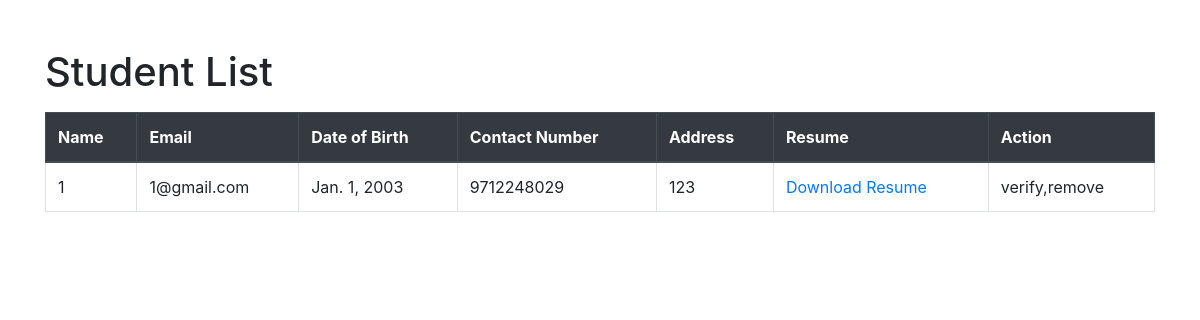
Page /students/ (signed in) on the earlier database version.
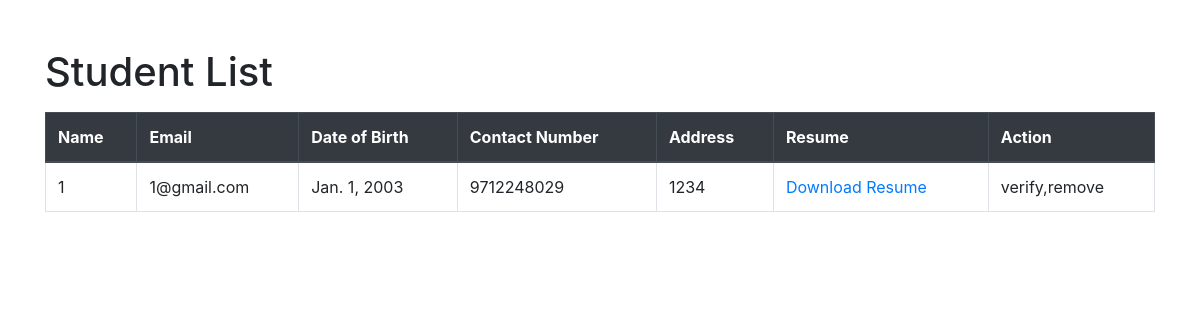
Same page on the later database version.
### user_management/models.py (models this page shows, shortened)
class StudentProfile(models.Model):
    user = models.OneToOneField(CustomUser, on_delete=models.CASCADE)
    full_name = models.CharField(max_length=100)
    date_of_birth = models.DateField(null=True)
    contact_number = models.CharField(max_length=15)
    address = models.TextField()
    resume = models.FileField(upload_to='resumes/')

class CustomUser(AbstractUser):
    email = models.EmailField(unique=True)
    user_type = models.CharField(choices=[('student', 'Student'), ('head', 'Head'), ('employer', "Employer")], max_length=10)
    full_name = models.CharField(max_length=100)

### user_management/views.py (the view)
# urls.py: path('students/', views.students_list, name='students_list'),
@login_required(login_url='head_login')
def students_list(request):
    students = StudentProfile.objects.all()
    return render(request, 'student_list.html', {'students': students})

### user_management/custom_auth.py (called while the page is built)
    def get_user(self, user_id):
        User = get_user_model()
        try:
            return User.objects.get(pk=user_id)
        except User.DoesNotExist:
            return None

### user_management/templates/student_list.html (shortened to what this page needs)
<!DOCTYPE html>
<html>
<head>
    <link rel="stylesheet" href="https://maxcdn.bootstrapcdn.com/bootstrap/4.5.2/css/bootstrap.min.css">
</head>
<body>
    <div class="container">
        <h1 class="mt-5">Student List</h1>
        <table class="table table-bordered table-hover mt-3">
            <thead class="thead-dark">
                <tr>
                    <th>Name</th>
                    <th>Email</th>
                    <th>Date of Birth</th>
                    <th>Contact Number</th>
                    <th>Address</th>
                    <th>Resume</th>
                    <th>Action</th>
                </tr>
            </thead>
            <tbody>
                {% for student in students %}
                    <tr>
                        <td>{{ student.full_name }}</td>
                        <td>{{ student.user.email }}</td>
                        <td>{{ student.date_of_birth }}</td>
                        <td>{{ student.contact_number }}</td>
                        <td>{{ student.address }}</td>
                        <td>
                            {% if student.resume %}
                                <a href="{{ student.resume.url }}" target="_blank">Download Resume</a>
                            {% else %}
                                No Resume
                            {% endif %}
                        </td>
                        <td>verify,remove</td>
                    </tr>
                {% endfor %}
            </tbody>
        </table>
    </div>
</body>
</html>

Differences in the rows shown:
changed StudentProfile "1@gmail.com": address "123" → "1234"
